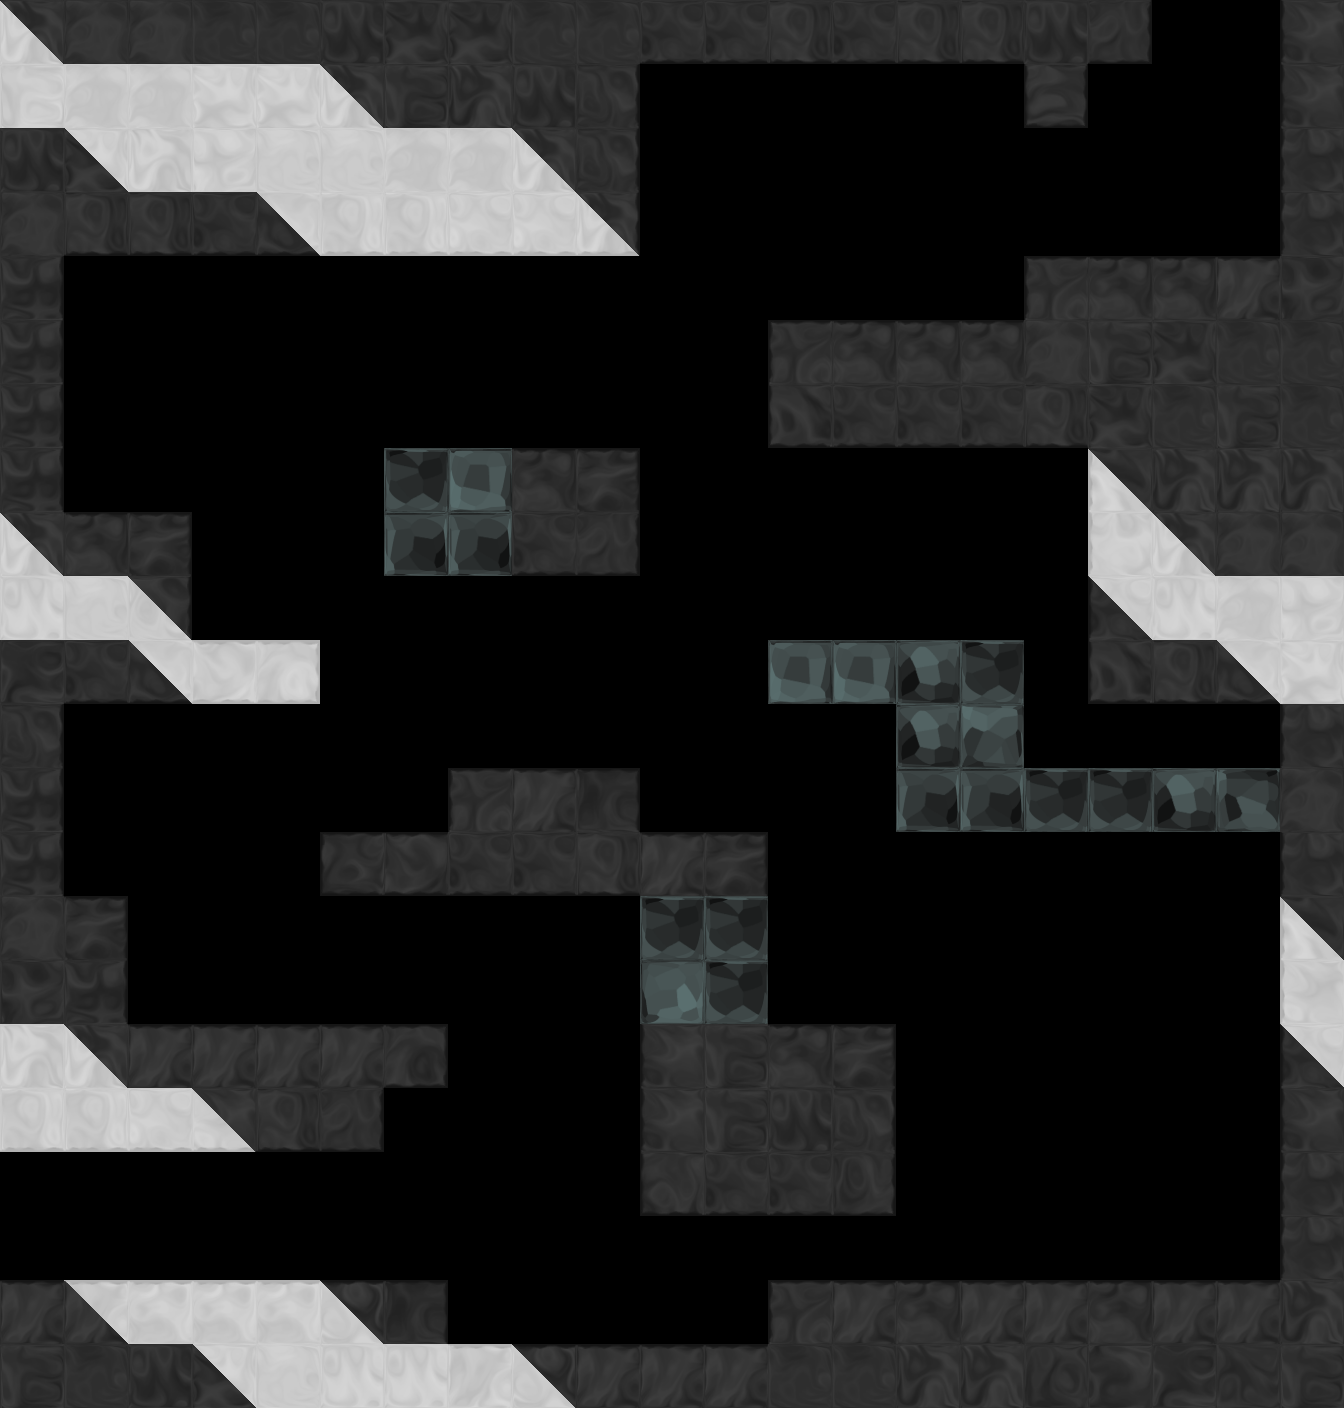

Rendered tile map (Tiled .tmx) drawn with the repository's tilesets; below, a short description and the full map source, tile grids included:
An orthogonal 21x22 tile map with 64x64 px tiles, 1 tile layer (tile), 1 hidden layer not drawn, 5 tilesets and 12 objects (2x OrbRed, 2x Spring, 2x EyebotRed, 2x Exit, DoorRed, ...).

<map version="1.0" orientation="orthogonal" width="21" height="22" tilewidth="64" tileheight="64">
 <properties>
  <property name="bg" value="bg2" />
  <property name="bgParallaxX" value=".6" />
  <property name="bgParallaxY" value=".6" />
  <property name="music" value="level_blue" />
 </properties>
 <tileset firstgid="1" source="tiles/black_tiles.tsx" />
 <tileset firstgid="50" source="tiles/white_tiles.tsx" />
 <tileset firstgid="99" source="tiles/mixed_tiles.tsx" />
 <tileset firstgid="211" source="tiles/glass_tiles.tsx" />
 <tileset firstgid="260" source="tiles/sand_tiles.tsx" />
 <layer name="backTile" width="21" height="22" visible="0">
  <data encoding="csv">
0,0,0,0,0,0,0,0,0,0,0,0,0,0,0,0,0,0,0,0,0,
0,0,0,0,0,0,0,0,0,0,0,0,0,0,0,0,0,0,0,0,0,
0,0,0,0,0,0,0,0,0,0,0,0,0,0,0,0,0,0,0,0,0,
0,0,0,0,0,0,0,0,0,0,0,0,0,0,0,0,0,0,0,0,0,
0,0,0,0,0,0,0,0,0,0,0,0,0,0,0,0,0,0,0,0,0,
0,0,0,0,0,0,0,0,0,0,0,0,0,0,0,0,0,0,0,0,0,
0,0,0,0,0,0,0,0,0,0,0,0,0,0,0,0,0,0,0,0,0,
0,0,0,0,0,0,0,0,0,0,0,0,0,0,0,0,0,0,0,0,0,
0,0,0,0,0,0,0,0,0,0,0,0,0,0,0,0,0,0,0,0,0,
0,0,0,0,0,0,0,0,0,0,0,0,0,0,0,0,0,0,0,0,0,
0,0,0,0,0,0,0,0,0,0,0,0,0,0,0,0,0,0,0,0,0,
0,0,0,0,0,0,0,0,0,0,0,0,0,0,0,0,0,0,0,0,0,
0,0,0,0,0,0,0,0,0,0,0,0,0,0,0,0,0,0,0,0,0,
0,0,0,0,0,0,0,0,0,0,0,0,0,0,0,0,0,0,0,0,0,
0,0,0,0,0,0,0,0,0,0,0,0,0,0,0,0,0,0,0,0,0,
0,0,0,0,0,0,0,0,0,0,0,0,0,0,0,0,0,0,0,0,0,
0,0,0,0,0,0,0,0,0,0,0,0,0,0,0,0,0,0,0,0,0,
0,0,0,0,0,0,0,0,0,0,0,0,0,0,0,0,0,0,0,0,0,
0,0,0,0,0,0,0,0,0,0,0,0,0,0,0,0,0,0,0,0,0,
0,0,0,0,0,0,0,0,0,0,0,0,0,0,0,0,0,0,0,0,0,
0,0,0,0,0,0,0,0,0,0,0,0,0,0,0,0,0,0,0,0,0,
0,0,0,0,0,0,0,0,0,0,0,0,0,0,0,0,0,0,0,0,0
</data>
 </layer>
 <objectgroup name="obj" width="21" height="22">
  <object type="OrbRed" x="96" y="352" width="64" height="64" />
  <object type="DoorRed" x="1024" y="128" width="64" height="128" />
  <object type="Spring" x="448" y="1280" width="128" height="64" />
  <object type="EyebotRed" x="192" y="832" width="64" height="64">
   <ellipse />
  </object>
  <object type="ColorchipRed" x="1216" y="1216" />
  <object type="EyebotRed" x="1024" y="960" width="64" height="64">
   <ellipse />
  </object>
  <object type="ColorchipBlue" x="1248" y="736" />
  <object type="OrbRed" x="512" y="288" width="64" height="64" />
  <object type="EyebotBlue" x="864" y="160" width="64" height="64">
   <ellipse />
  </object>
  <object type="Spring" x="1152" y="192" width="128" height="64" />
 </objectgroup>
 <layer name="tile" width="21" height="22">
  <data encoding="csv">
99,6,6,7,7,4,3,3,7,7,31,31,38,31,38,38,4,32,0,0,22,
51,55,55,52,52,99,2,1,4,25,0,0,0,0,0,0,47,0,0,0,22,
4,101,50,54,56,56,55,55,99,25,0,0,0,0,0,0,0,0,0,0,23,
6,38,38,31,122,87,87,80,80,148,0,0,0,0,0,0,0,0,0,0,23,
26,0,0,0,0,0,0,0,0,0,0,0,0,0,0,0,16,17,17,10,5,
26,0,0,0,0,0,0,0,0,0,0,0,16,17,17,17,6,2,3,7,7,
26,0,0,0,0,0,0,0,0,0,0,0,30,31,31,31,38,3,7,2,7,
26,0,0,0,0,0,220,211,17,11,0,0,0,0,0,0,0,127,1,1,1,
99,17,11,0,0,0,212,212,31,32,0,0,0,0,0,0,0,72,99,6,6,
53,56,113,0,0,0,0,0,0,0,0,0,0,0,0,0,0,129,53,55,54,
42,31,122,94,89,0,0,0,0,0,0,0,211,211,213,220,0,30,38,122,52,
25,0,0,0,0,0,0,0,0,0,0,0,0,0,213,218,0,0,0,0,23,
26,0,0,0,0,0,0,16,10,18,0,0,0,0,212,212,220,220,213,219,6,
26,0,0,0,0,46,45,31,31,38,10,11,0,0,0,0,0,0,0,0,23,
6,11,0,0,0,0,0,0,0,0,220,220,0,0,0,0,0,0,0,0,127,
5,26,0,0,0,0,0,0,0,0,223,220,0,0,0,0,0,0,0,0,71,
50,99,10,10,10,10,40,0,0,0,22,2,17,11,0,0,0,0,0,0,129,
87,87,80,120,38,32,0,0,0,0,22,2,4,25,0,0,0,0,0,0,22,
0,0,0,0,0,0,0,0,0,0,37,31,31,39,0,0,0,0,0,0,23,
0,0,0,0,0,0,0,0,0,0,0,0,0,0,0,0,0,0,0,0,23,
10,108,66,66,66,106,18,0,0,0,0,0,16,10,17,10,10,17,10,10,1,
2,7,4,101,56,53,53,59,106,10,10,10,7,7,1,1,28,49,42,14,2
</data>
 </layer>
 <objectgroup name="front" width="21" height="22">
  <object type="Exit" x="0" y="1152" width="64" height="128">
   <properties>
    <property name="mapTo" value="redRoplate" />
   </properties>
  </object>
  <object type="Exit" x="1152" y="0" width="128" height="64">
   <properties>
    <property name="mapTo" value="sandTrek" />
    <property name="right" value="false" />
    <property name="springJump" value="true" />
   </properties>
  </object>
 </objectgroup>
</map>
